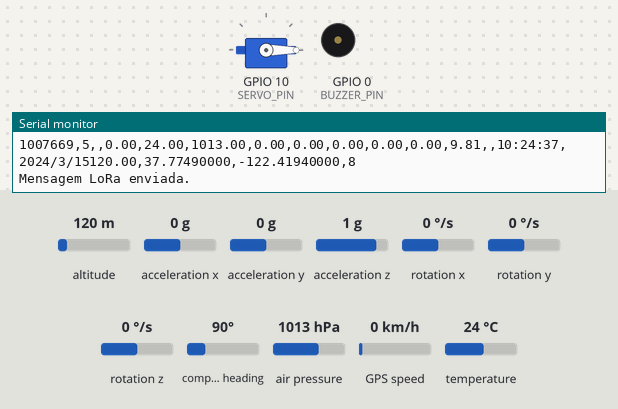
Simulated run of this sketch. Board: ESP32. Parts: servo, buzzer (waves = sounding), the last lines printed to the serial monitor. The inputs (shaded band) are chosen by the test bench; at power-on: air pressure 1013 hPa, altitude 120 m, acceleration x 0 g, acceleration y 0 g, acceleration z 1 g, rotation x 0 °/s, rotation y 0 °/s, rotation z 0 °/s, compass heading 90°, GPS speed 0 km/h, temperature 24 °C. Storage starts empty; the GPS gets a fix after 3 s at 37.7749, -122.4194 with 8 satellites; no radio packets arrive unless stated.

Above: at 7.8 s.
7.9 s: air pressure set to 1016 hPa
At 8.16 s:
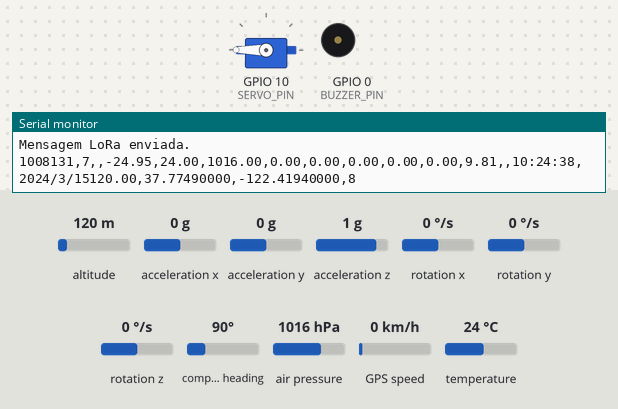
At 8.6 s:
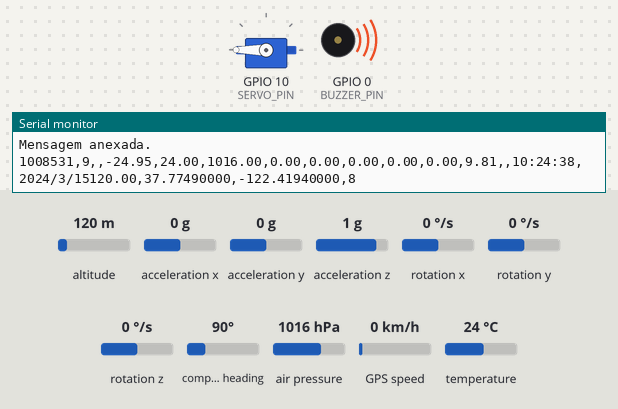
Timing chart, 0 to 10.9 s (numbered marks = the images above; inputs shaded):
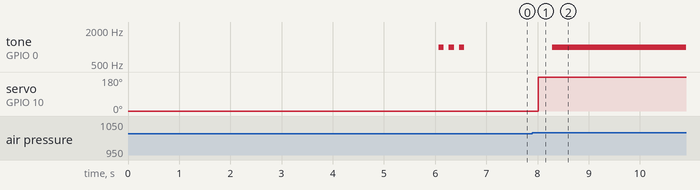

Measured:
- the behaviour switches between 1014 and 1015 hPa on air pressure (found by bisection; images 0 and 1)
- after the input at 7.9 s, tone on GPIO 0 (BUZZER_PIN): silent → 1000 Hz after 0.39 s; servo on GPIO 10 (SERVO_PIN): 0° → 180° after 0.11 s

The sketch:

firmware.ino
```cpp
// Inclusão de bibliotecas
#include <Wire.h>
#include <SPI.h>
#include <Adafruit_BMP280.h>
#include <ESP32Servo.h>
#include <TinyGPS++.h>
#include "LittleFS.h"
#include <LoRa.h>
#include <Adafruit_MPU6050.h>
#include <Adafruit_Sensor.h>

// Definições de pinos e constantes
#define INTERVAL 200

#define BMP_ADDR 0x76 // Endereço I2C padrão do BMP280

#define LORA_FREQ 868E6 // Frequência de operação
#define SS_LORA 7
#define RST_LORA 1
#define DIO0_LORA 2
#define SYNC_WORD 0xF3 // Código de sincronização

#define SERVO_PIN 10 // Pino do servo motor
#define BUZZER_PIN 0 // Pino do buzzer

#define RX_GPS 20 // RX do GPS
#define TX_GPS 21 // TX do GPS

// Instanciação de objetos
Adafruit_BMP280 BMP;  // Objeto do BMP280
Servo ParachuteServo; // Objeto do servo
TinyGPSPlus GPS;      // Objeto do GPS
Adafruit_MPU6050 MPU; // Objeto do MPU6050

// Variáveis globais
int packet_count = 0; // Contador de pacotes
unsigned long previous_millis = 0;
float previous_altitude = 0, max_altitude = 0, base_altitude = 0; // Altitudes variáveis e estáticas
float base_pressure = 0;                                          // Pressão na base
String file_name = "Dados.csv";                                   // Nome do arquivo para salvar os dados
String file_dir = "";                                             // Diretório do arquivo
String state = "";                                                // Estado do sistema
bool parachute_deployed = false;                                  // Verificação da liberação do paraquedas
const int MAXPOS = 180, MINPOS = 0;                               // Posição máxima e mínima do servo
const float ALTITUDE_DROP_THRESHOLD = 10.0;                       // Ao menos 10m abaixo do referencial máximo (ajustar se necessário)
const float ALTITUDE_THRESHOLD = 200.0;                           // Altura mínima para liberar o paraquedas (ajustar se necessário)
const float VELOCITY_THRESHOLD = 5.0;                             // Velocidade de descida mínima para liberar o paraquedas (ajustar se necessário)
const String TEAM_ID = "100";                                     // ID da equipe
sensors_event_t acc, gyr, temp;                                   // Variáveis para armazenar os dados do MPU6050

// Setup da memória LittleFS
bool setupLittleFS()
{
  if (!LittleFS.begin(true))
  {
    Serial.println("Erro ao montar LittleFS.");
    return false;
  }
  return true; // Retorna true se tudo ocorreu bem
}

// Setup do módulo BMP280
bool setupBMP()
{
  if (!BMP.begin(BMP_ADDR))
  {
    Serial.println("Falha no BMP280.");
    return false;
  }
  base_pressure = BMP.readPressure() / 100;
  previous_altitude = BMP.readAltitude(base_pressure);
  max_altitude = previous_altitude;
  base_altitude = previous_altitude;
  return true; // Retorna true se tudo ocorreu bem
}

// Setup do módulo LoRa
bool setupLoRa()
{
  LoRa.setPins(SS_LORA, RST_LORA, DIO0_LORA);
  if (!LoRa.begin(LORA_FREQ))
  {
    Serial.println("Falha ao inicializar o LoRa.");
    return false;
  }
  LoRa.setSyncWord(SYNC_WORD);
  return true; // Retorna true se tudo ocorreu bem
}

// Setup do MPU6050
bool setupMPU()
{
  if (!MPU.begin())
  {
    Serial.println("Falha no MPU6050.");
    return false;
  }
  return true; // Retorna true se tudo ocorreu bem
}

// Setup do servo motor
void setupServo()
{
  ParachuteServo.attach(SERVO_PIN);
  ParachuteServo.write(MINPOS);
}

// Sinalização com o buzzer
void buzzSignal(String signal)
{
  int frequency = 1000;   // Frequência do tom
  if (signal == "Alerta") // Alerta de erro em alguma configuração
  {
    for (int i = 0; i < 5; i++)
    {
      tone(BUZZER_PIN, frequency, 200);
      delay(200 + 150);
    }
  }
  else if (signal == "Sucesso") // Sinal de sucesso na configuração
  {
    for (int i = 0; i < 3; i++)
    {
      tone(BUZZER_PIN, frequency, 100);
      delay(100 + 100);
    }
  }
  else if (signal == "Ativado")
  {
    tone(BUZZER_PIN, frequency, 500);
  }
  else if (signal == "Beep") // Beep de funcionamento padrão
  {
    tone(BUZZER_PIN, frequency, 50);
  }
  else
  {
    Serial.println("Sinal inválido!");
  }
}

// Registra e imprime os dados do momento
// Formato: TEAM_ID,millis,count,hora,data,alt,lat,lon,sat,altp,temp,p,gp,gr,gy,ap,ar,ay
void logData(unsigned long current_millis)
{
  String readings = getDataString();                                                                                 // Obtém os dados do GPS, BMP280 e MPU6050
  String data_string = TEAM_ID + String(current_millis) + "," + String(packet_count) + "," + state + "," + readings; // String com os dados atuais
  printBoth(data_string);
  appendFile(file_dir, data_string);
  packet_count++;
}

// Verifica se a altura atual é a máxima já atingida
void checkHighest(float altitude)
{
  if (altitude > max_altitude)
  {
    max_altitude = altitude;
  }
}

// Lida com a abertura do paraquedas
void handleParachute(float altitude, float velocity)
{
  if (!parachute_deployed) // Confere se o paraquedas já foi acionado
  {
    if (altitude <= max_altitude - ALTITUDE_DROP_THRESHOLD && (altitude < ALTITUDE_THRESHOLD || abs(velocity) > VELOCITY_THRESHOLD)) // Se a altitude cair 10m abaixo do referencial máximo e for menor que 100m
    {
      ParachuteServo.write(MAXPOS);
      unsigned long startTime = millis();
      while (millis() - startTime < 500) // Aguarda 500ms para conferir se o servo motor abriu
      {
        if (ParachuteServo.read() == MAXPOS)
        {
          break;
        }
      }
      if (ParachuteServo.read() != MAXPOS)
      {
        printBoth("ERRO: Servo não abriu!");
      }
      printBoth("Paraquedas acionado. Altitude: " + String(altitude));
      parachute_deployed = true;
    }
  }
  else
  {
    buzzSignal("Ativado");
  }
  previous_altitude = altitude;
}

// Escreve os dados no arquivo - escrita
bool writeFile(const String &path, const String &data_string)
{
  File file = LittleFS.open(path, FILE_WRITE);
  if (!file) // Se houver falha ao abrir o arquivo
  {
    Serial.println("Falha ao abrir arquivo para gravação.");
    return false;
  }
  if (file.println(data_string)) // Se a escrita no arquivo for bem-sucedida
  {
    Serial.println("Arquivo escrito.");
  }
  else // Se houver falha na escrita
  {
    Serial.println("Falha na gravação do arquivo.");
    file.close();
    return false;
  }
  file.close();
  return true; // Retorna true se tudo ocorreu bem
}

// Escreve os dados no arquivo - anexação
void appendFile(const String &path, const String &message)
{
  File file = LittleFS.open(path, FILE_APPEND);
  if (!file) // Se houver falha ao abrir o arquivo
  {
    Serial.println("Falha ao abrir arquivo para anexar.");
  }
  if (file.print(message + "\n")) // Se a escrita no arquivo for bem-sucedida
  {
    Serial.println("Mensagem anexada.");
  }
  else // Se houver falha na escrita
  {
    Serial.println("Falha ao anexar mensagem.");
    file.close();
  }
  file.close();
}

// Imprime a mensagem no Serial e no LoRa
void printBoth(const String &message)
{
  Serial.println(message);
  sendLoRa(message);
}

// Processa o envio de mensagens LoRa
void sendLoRa(const String &message)
{
  LoRa.beginPacket();
  LoRa.print(message);
  if (LoRa.endPacket())
  {
    Serial.println("Mensagem LoRa enviada.");
  }
  else
  {
    Serial.println("ERRO ao enviar mensagem LoRa!");
  }
  LoRa.endPacket();
}

// Retorna os dados de hora, data, altitude, latitude, longitude, satélites
String GPSData()
{
  while (Serial1.available() > 0)
  {
    GPS.encode(Serial1.read());
  }

  String date_data = "N/A"; // String da data
  if (GPS.date.isValid())
  {
    date_data = "," + String(GPS.date.year()) + "/" +
                String(GPS.date.month()) + "/" +
                String(GPS.date.day());
  }

  String time_data = ",N/A"; // String do horário
  if (GPS.time.isValid())
  {
    time_data = "," + String(GPS.time.hour()) + ":" +
                String(GPS.time.minute()) + ":" +
                String(GPS.time.second());
  }

  String location_data = ",N/A,N/A,N/A,N/A,N/A"; // String da localização lat-long-satélites-altitude
  if (GPS.location.isValid())
  {
    location_data = String(GPS.altitude.meters()) + "," +
                    String(GPS.location.lat(), 8) + "," +
                    String(GPS.location.lng(), 8) + "," +
                    String(GPS.satellites.value());
  }

  return time_data + date_data + location_data;
}

// Retorna os dados de altitude, temperatura, pressão
String BMPData()
{
  return String(BMP.readAltitude(base_pressure)) + "," +
         String(BMP.readTemperature()) + "," +
         String(BMP.readPressure() / 100.0F);
}

// Retorna os dados de giroscópio, acelerômetro
String MPUData()
{
  MPU.getEvent(&acc, &gyr, &temp); // Lê os dados do MPU6050

  float ap = acc.acceleration.x; // Aceleração em x - pitch
  float ar = acc.acceleration.y; // Aceleração em y - roll
  float ay = acc.acceleration.z; // Aceleração em z - yaw

  float gp = gyr.gyro.x; // Giroscópio em x - pitch
  float gr = gyr.gyro.y; // Giroscópio em y - roll
  float gy = gyr.gyro.z; // Giroscópio em z - yaw

  return String(gp) + "," +
         String(gr) + "," +
         String(gy) + "," +
         String(ap) + "," +
         String(ar) + "," +
         String(ay);
}

// Retorna a string com os dados do BMP280, MPU6050 e GPS
String getDataString()
{
  return BMPData() + "," + MPUData() + "," + GPSData();
}

void setup()
{
  Serial.begin(115200);
  setupServo(); // Inicia o servo motor

  pinMode(BUZZER_PIN, OUTPUT);
  for (int i = 0; i < 5; i++)
  {
    Serial.println("Inicializando...");
    delay(1000);
  }

  Serial1.begin(9600, SERIAL_8N1, RX_GPS, TX_GPS); // Inicia o GPS (precisa ser o Serial1)
  if (!Serial1)
  {
    Serial.println("Falha ao iniciar o GPS.");
    delay(3000);
    ESP.restart();
  }
  delay(1000); // Aguarda o GPS inicializar

  while (true)
  {
    while (Serial1.available() > 0)
    {
      GPS.encode(Serial1.read());
    }
    Serial.println("Aguardando GPS...");
    if (GPS.location.isValid())
    {
      break;
    }
    delay(500);
  }

  String time_data = ""; // String do horário
  time_data = String(GPS.time.hour()) + ":" +
              String(GPS.time.minute()) + ":" +
              String(GPS.time.second());

  file_dir = "/" + time_data + "-" + file_name; // Diretório do arquivo de dados
  Serial.print("Salvando dados em: ");
  Serial.println(file_dir);
  String data_header = "TEAM_ID,millis,count,hora,data,alt,lat,lon,sat,altp,temp,p,gp,gr,gy,ap,ar,ay"; // Cabeçalho do arquivo
  if (!(setupLittleFS() && writeFile(file_dir, data_header)))                                          // Inicia a memória interna
  {
    Serial.println("Erro no sistema de arquivos!");
    buzzSignal("Alerta");
    delay(3000);
    ESP.restart();
  }

  if (!(setupBMP() && setupMPU() && setupLoRa())) // Inicia os módulos BMP, MPU6050 e LoRa
  {
    Serial.println("Erro na configuração dos módulos!");
    buzzSignal("Alerta");
    delay(3000);
    ESP.restart();
  }

  buzzSignal("Sucesso");
}

void loop()
{
  unsigned long current_millis = millis();
  if (current_millis - previous_millis >= INTERVAL) // A cada 200ms
  {
    logData(current_millis);
    float altitude = BMP.readAltitude(base_pressure);
    float velocity = (altitude - previous_altitude) / ((current_millis - previous_millis) / 1000.0);
    checkHighest(altitude);
    handleParachute(altitude, velocity);
    previous_millis = current_millis;
  }
}
```
